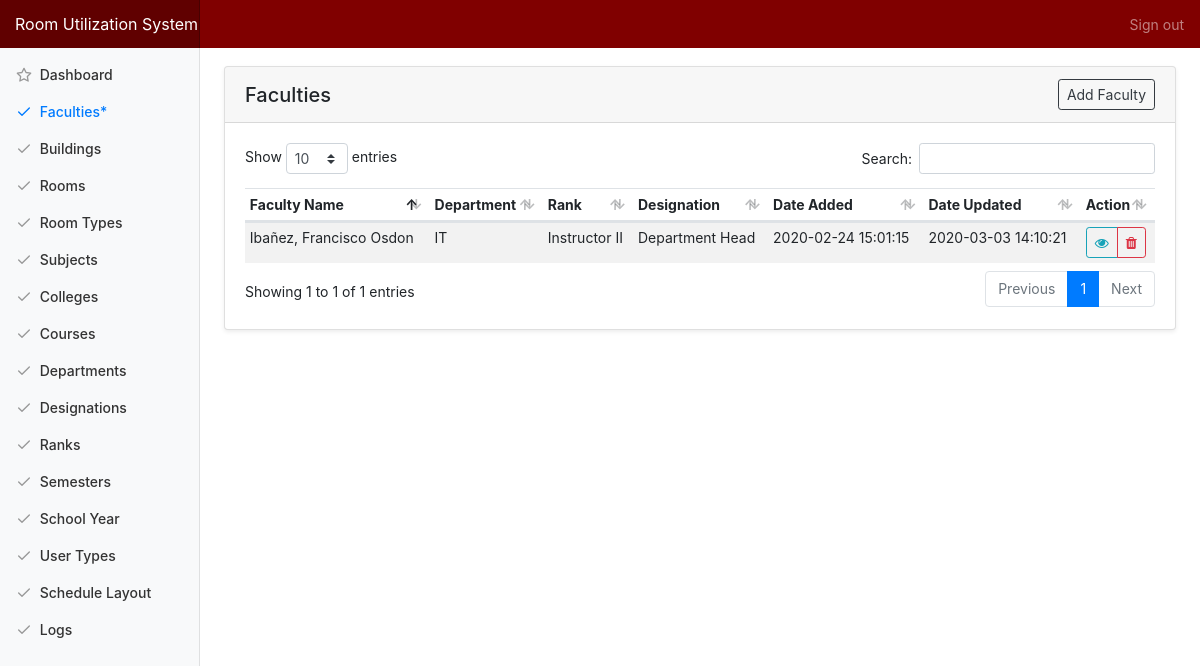
Before: /index.php/admin/faculty with the older database file.
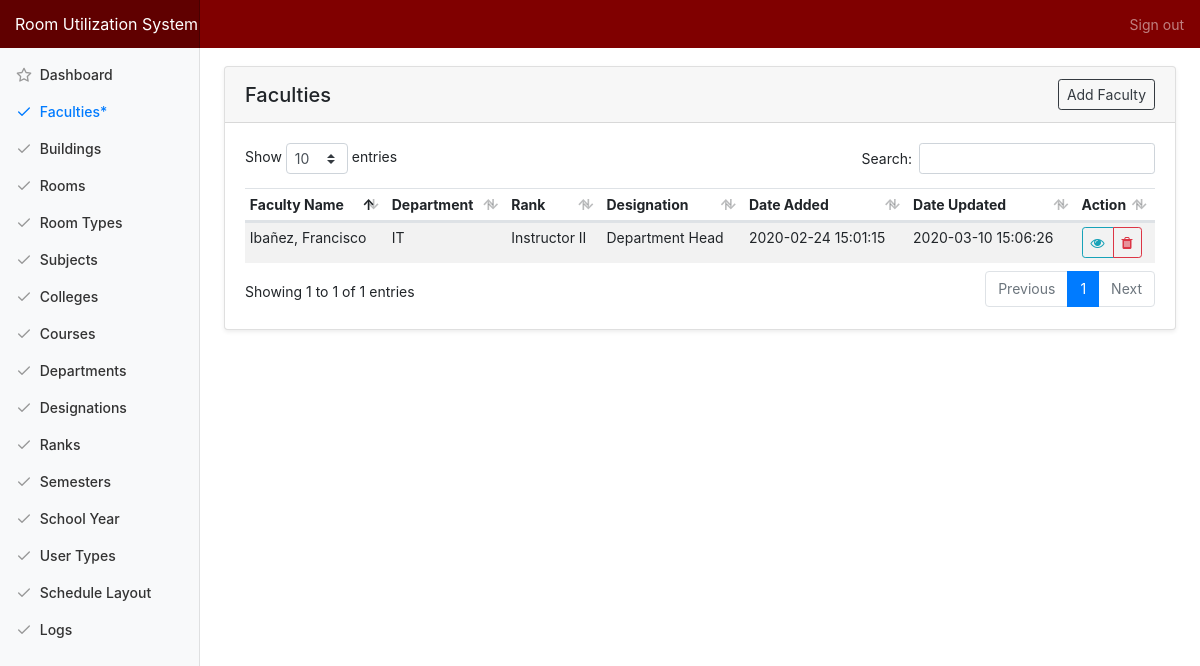
After: the same page with the newer database file.
### tables this page shows
CREATE TABLE `tbl_faculty` (
  `faculty_id` int(10) NOT NULL,
  `identification` varchar(20) NOT NULL,
  `f_name` varchar(50) NOT NULL,
  `m_name` varchar(50) NOT NULL,
  `l_name` varchar(50) NOT NULL,
  `suffix_name` varchar(50) NOT NULL,
  `ext_name` varchar(50) NOT NULL,
  `contact_no` varchar(50) NOT NULL,
  `email` varchar(50) NOT NULL,
  `birth_date` varchar(50) NOT NULL,
  `address` varchar(50) NOT NULL,
  `image_src` varchar(255) NOT NULL DEFAULT 'avatar.png',
  `department_id` int(11) NOT NULL,
  `rank_id` int(11) NOT NULL,
  `designation_id` int(11) NOT NULL,
  `faculty_added` datetime NOT NULL DEFAULT current_timestamp(),
  `faculty_modified` datetime NOT NULL DEFAULT '0000-00-00 00:00:00' ON UPDATE current_timestamp()
);

CREATE TABLE `tbl_department` (
  `department_id` int(10) NOT NULL,
  `college_id` int(11) NOT NULL,
  `department_name` varchar(255) NOT NULL,
  `department_added` datetime NOT NULL DEFAULT current_timestamp(),
  `department_modified` datetime NOT NULL DEFAULT '0000-00-00 00:00:00' ON UPDATE current_timestamp()
);

CREATE TABLE `tbl_rank` (
  `rank_id` int(11) NOT NULL,
  `rank_type` varchar(50) NOT NULL,
  `rank_added` datetime NOT NULL,
  `rank_modified` datetime NOT NULL
);

CREATE TABLE `tbl_designation` (
  `designation_id` int(11) NOT NULL,
  `designation_name` varchar(150) NOT NULL,
  `regular_unit` int(11) NOT NULL,
  `designation_added` datetime NOT NULL DEFAULT current_timestamp(),
  `designation_modified` datetime NOT NULL DEFAULT '0000-00-00 00:00:00' ON UPDATE current_timestamp()
);

### application/controllers/Admin.php (called while the page is built, shortened)
<?php
class Admin extends CI_Controller {
	public function faculty(){
		$data['title'] = "Faculties";
		$data['faculties'] = $this->main_model->getFaculties();
		$this->load->view('templates/header', $data);
		$this->load->view('admin/faculty');
		$this->load->view('templates/footer');
	}
}

### index.php (called while the page is built, shortened)
<?php
require_once BASEPATH.'core/CodeIgniter.php';

### application/models/Main_model.php (called while the page is built, shortened)
<?php defined('BASEPATH') OR exit('No direct script access allowed');
Class Main_model extends CI_Model{
	public function getFaculties(){
		return $this->db->join('tbl_department', 'tbl_department.department_id=tbl_faculty.department_id')
										->join('tbl_rank', 'tbl_rank.rank_id=tbl_faculty.rank_id')
										->join('tbl_designation', 'tbl_designation.designation_id=tbl_faculty.designation_id')
										->get('tbl_faculty')->result_array();
	}
}

### application/views/admin/faculty.php (the view, shortened to what this page needs)
<div class="container-fluid">
  <div class="row">
    <main role="main" class="col-md-9 ml-sm-auto col-lg-10 pt-4 px-4 mb-3">
      <div class="card shadow-sm">
			  <h5 class="card-header d-flex justify-content-between align-items-center">
          <?=$title?>
          <a href="<?=base_url('admin/faculty_add')?>" class="btn btn-outline-dark btn-sm">Add Faculty</a>
        </h5>
			  <div class="card-body">
          <table class="table table-striped table-hover table-sm">
            <thead>
              <tr>
                <th>Faculty Name</th>
                <th>Department</th>
                <th>Rank</th>
                <th>Designation</th>
                <th>Date Added</th>
                <th>Date Updated</th>
                <th>Action</th>
              </tr>
            </thead>
            <tbody>
              <?php foreach ($faculties as $row) {?>
              <tr>
                <td><?=$row['l_name']?>, <?=$row['f_name']?> <?=$row['m_name']?></td>
                <td><?=$row['department_name']?></td>
                <td><?=$row['rank_type']?></td>
                <td><?=$row['designation_name']?></td>
                <td><?=$row['faculty_added']?></td>
                <td><?=$row['faculty_modified']?></td>
                <td>
                  <div class="btn-group" role="group">
                    <a href="<?=base_url('admin/faculty_view/'.$row['faculty_id']) ?>" class="btn btn-sm btn-outline-info action-btn" data-toggle="tooltip" data-placement="top" title="View Faculty">
                      <span class="fa fa-eye"></span>
                    </a>
                    <a href="#" id="<?=base_url('admin/delete/faculty/'.$row['faculty_id'].'/'.$row['image_src'])?>" class="btn btn-sm btn-outline-danger action-btn delete" data-toggle="tooltip" data-placement="top" title="Delete Faculty">
                      <span class="fa fa-trash"></span>
                    </a>
                  </div>
                </td>
              </tr>
              <?php } ?>
            </tbody>
          </table>
			  </div>
			</div>
   </main>
  </div>
</div>

Changed rows visible on the page:
changed tbl_faculty "Ibañez": faculty_modified "2020-03-03 14:10:21" → "2020-03-10 15:06:26"; m_name "Osdon" → (not shown)
